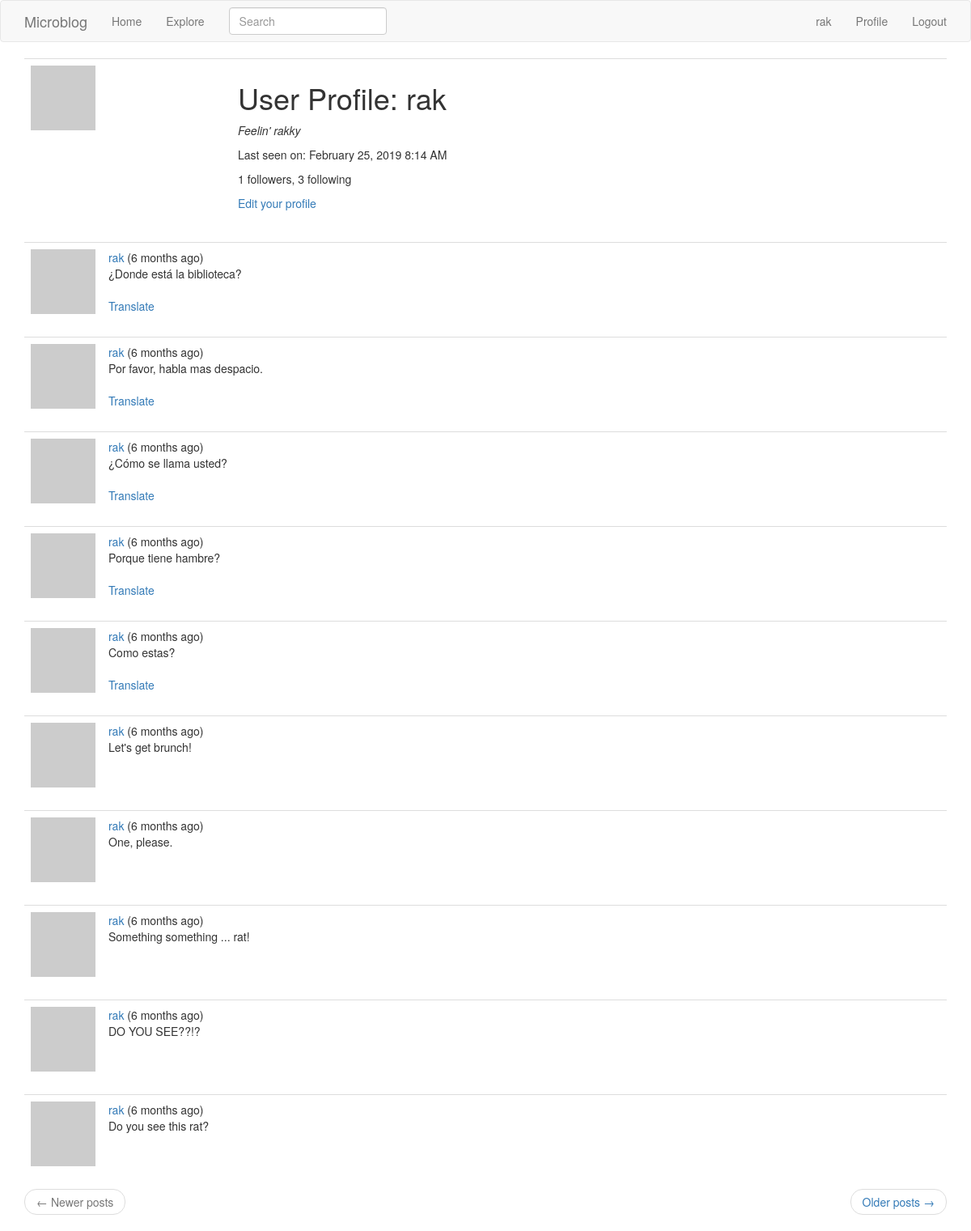
Screenshot of /user/rak (signed in) with the database file from the repository.
### app/models.py (models this page shows, shortened)
class User(UserMixin, db.Model):
    id = db.Column(db.Integer, primary_key=True)
    username = db.Column(db.String(32), index=True, unique=True)
    email = db.Column(db.String(128), index=True, unique=True)
    password_hash = db.Column(db.String(128))
    posts = db.relationship('Post', backref='author', lazy='dynamic')
    about_me = db.Column(db.String(140))
    last_seen = db.Column(db.DateTime, default=datetime.utcnow)
    followed = db.relationship(
        'User', secondary=followers,
        primaryjoin=(followers.c.follower_id == id),  # the 'c' attribute of any table contains its columns
        secondaryjoin=(followers.c.followed_id == id),
        backref=db.backref('followers', lazy='dynamic'),
        lazy='dynamic')
    def avatar(self, size):
        digest = md5(self.email.lower().encode('utf-8')).hexdigest()  # returns a string hex code
        return 'https://www.gravatar.com/avatar/{}?s={}&d=identicon'.format(digest, size)

class SearchableMixin(object):
    @classmethod
    def before_commit(cls, session):
        session._changes = {
            'add': [obj for obj in session.new if isinstance(obj, cls)],
            'update': [obj for obj in session.dirty if isinstance(obj, cls)],
            'delete': [obj for obj in session.deleted if isinstance(obj, cls)],
            }
    @classmethod
    def after_commit(cls, session):
        for obj in session._changes['add']:
            if isinstance(obj, SearchableMixin):
                add_to_index(obj.__tablename__, obj)
        for obj in session._changes['update']:
            if isinstance(obj, SearchableMixin):
                add_to_index(obj.__tablename__, obj)
        for obj in session._changes['delete']:
            if isinstance(obj, SearchableMixin):
                remove_from_index(obj.__tablename__, obj)
        session._changes = None

class Post(SearchableMixin, db.Model):
    __searchable__ = ['body']
    id = db.Column(db.Integer, primary_key=True)
    body = db.Column(db.String(140))
    timestamp = db.Column(db.DateTime, index=True, default=datetime.utcnow)
    user_id = db.Column(db.Integer, db.ForeignKey('user.id'))
    language = db.Column(db.String(5))

### app/main/routes.py (the view)
@bp.route('/user/<username>')
@login_required
def user(username):
    user = User.query.filter_by(username=username).first_or_404()  # if user isn't found, return a 404 error
    page = request.args.get('page', 1, type=int)
    posts = user.posts.order_by(Post.timestamp.desc()).paginate(page, current_app.config['POSTS_PER_PAGE'], False)
    next_url = url_for('main.user', username=user.username, page=posts.next_num) if posts.has_next else None
    prev_url = url_for('main.user', username=user.username, page=posts.prev_num) if posts.has_prev else None
    return render_template('user.html', user=user, posts=posts.items, next_url=next_url, prev_url=prev_url)

### app/main/forms.py
class SearchForm(FlaskForm):
    q = StringField(_l('Search'), validators=[DataRequired()])
    def __init__(self, *args, **kwargs):
        if 'formdata' not in kwargs:
            kwargs['formdata'] = request.args
        if 'csrf_enabled' not in kwargs:
            kwargs['csrf_enabled'] = False
        super(SearchForm, self).__init__(*args, **kwargs)

### app/main/routes.py (called while the page is built)
@bp.before_app_request
def before_request():
    if current_user.is_authenticated:
        current_user.last_seen = datetime.utcnow()
        db.session.commit()
        g.search_form = SearchForm()
    g.locale = str(get_locale())
    if current_app.elasticsearch:  # is elasticsearch running/enabled?
        if len(current_app.elasticsearch.indices.get_alias().keys()) < 1:
            Post.reindex()

### app/models.py (called while the page is built)
@login.user_loader
def load_user(id):
    return User.query.get(int(id))

### app/templates/user.html
{% extends "base.html" %}
{% block app_content %}
    <table class="table table-hover" id="user_profile_header">
        <tr>
            <td width="256px"><img src="{{ user.avatar(200) }}"></td>
            <td>
                <h1>{{ _('User Profile') }}: {{ user.username }}</h1>
                {% if user.about_me %}
                    <p>
                        <i>{{ user.about_me }}</i>
                    </p>
                {% endif %}
                {% if user.last_seen %}
                    <p>{{ _('Last seen on:') }} {{ moment(user.last_seen).format('LLL') }}</p>
                {% endif %}
                <p>
                    {{ _('%(count)d followers', count=user.followers.count()) }},
                    {{ _('%(count)d following', count=user.followed.count()) }}
                </p>
                {% if user == current_user %}
                    <p><a href="{{ url_for('main.edit_profile') }}">{{ _('Edit your profile') }}</a></p>
                {% elif not current_user.is_following(user) %}
                    <p><a href="{{ url_for('main.follow', username=user.username) }}">{{ _('Follow') }}</a></p>
                {% else %}
                    <p><a href="{{ url_for('main.unfollow', username=user.username) }}">{{ _('Unfollow') }}</a></p>
                {% endif %}
            </td>
        </tr>
    </table>
    {% for post in posts %}
        {% include '_post.html' %}
    {% endfor %}
    <nav aria-label="...">
        <ul class="pager">
            <li class="previous{% if not prev_url %} disabled{% endif %}">
                <a href="{{ prev_url or '#' }}">
                    <span aria-hidden="true">&larr;</span> {{ _('Newer posts') }}
                </a>
            </li>
            <li class="next{% if not next_url %} disabled{% endif %}">
                <a href="{{ next_url or '#' }}">
                    {{ _('Older posts') }} <span aria-hidden="true">&rarr;</span>
                </a>
            </li>
        </ul>
    </nav>
{% endblock %}

### app/templates/base.html (shortened to what this page needs)
{% extends 'bootstrap/base.html' %}
{% block navbar %}
    <nav class="navbar fixed-top navbar-default">
        <div class="container">
            <a class="navbar-brand" href="{{ url_for('main.index') }}">Microblog</a>
            <ul class="nav navbar-nav">
                <li><a href="{{ url_for('main.index') }}">{{ _('Home') }}</a></li>
                <li><a href="{{ url_for('main.explore') }}">{{ _('Explore') }}</a></li>
            </ul>
            {% if g.search_form %}
                <form class="navbar-form navbar-left" method="GET" action="{{ url_for('main.search') }}">
                    <div class="form-group">
                        {{ g.search_form.q(size=20, class='form-control', id='searchbox', placeholder=g.search_form.q.label.text) }}
                    </div>
                </form>
            {% endif %}
            <ul class="nav navbar-nav navbar-right">
                {% if current_user.is_anonymous %}
                    <li><a href="{{ url_for('auth.login') }}">{{ _('Login') }}</a></li>
                {% else %}
                    <li><a href="{{ url_for('main.user', username=current_user.username) }}">{{ current_user.username }}</a></li>
                    <li><a href="{{ url_for('main.user', username=current_user.username) }}">{{ _('Profile') }}</a></li>
                    <li><a href="{{ url_for('auth.logout') }}">{{ _('Logout') }}</a></li>
                {% endif %}
            </ul>
        </div>
    </nav>
{% endblock %}
{% block content %}
    <div class="container">
        {% block app_content %}{% endblock %}
    </div>
{% endblock %}

### app/templates/_post.html (shortened to what this page needs)
<table class="table table-hover">
    <tr>
        <td width="70px">
            <a href="{{ url_for('main.user', username=post.author.username) }}">
                <img src="{{ post.author.avatar(70) }}" />
            </a>
        </td>
        <td>
            {{ _('%(username)s (%(when)s)', username=user_link, when=moment(post.timestamp).fromNow()) }}
            <br>
            <span id="post{{ post.id }}">{{ post.body }}</span>
            {% if post.language and post.language != g.locale %}
                <br><br>
                <span id="translation{{ post.id }}">
                    <a href="javascript:jstranslate(
                                '#post{{ post.id }}',
                                '#translation{{ post.id}}',
                                '{{ post.language }}',
                                '{{ g.locale }}');">{{ _('Translate') }}</a>
                </span>
            {% endif %}
        </td>
    </tr>
</table>

### rows the page displays
User: username "rak", about_me "Feelin' rakky", last_seen "February 25, 2019 8:14 AM"
Post: body "¿Donde está la biblioteca?"
Post: body "Por favor, habla mas despacio."
Post: body "¿Cómo se llama usted?"
Post: body "Porque tiene hambre?"
Post: body "Como estas?"
Post: body "Let's get brunch!"
Post: body "One, please."
Post: body "Something something ... rat!"
Post: body "DO YOU SEE??!?"
Post: body "Do you see this rat?"
